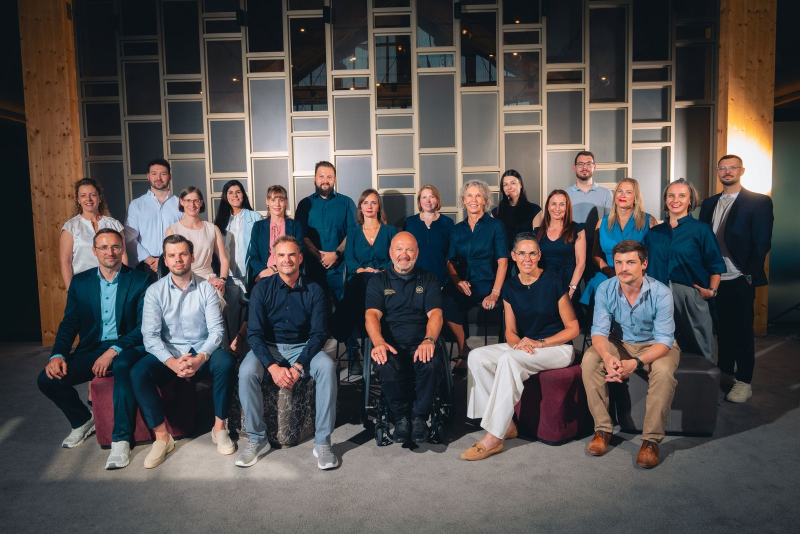
#> input picture team.jpg, 1600 x 1068 px (shown at 1/2 size)
$ python make_og.py
#> lines starting #> are read from the running program, lines starting #| are printed output that depends on the picture
#!/usr/bin/env python3
# -*- coding: utf-8 -*-
"""Erzeugt og-preview.jpg (1200x630) aus dem Teamfoto mit Verlauf + Titel + Logo."""
from PIL import Image, ImageDraw, ImageFont
import os
BASE=os.path.dirname(os.path.abspath(__file__))
FONTS="/home/openclaw/.openclaw/workspace/tmp/koord-vortrag/fonts"
W,H=1200,630

# --- Hintergrund: Teamfoto auf 1200x630 'cover' ---
src=Image.open(os.path.join(BASE,"team.jpg")).convert("RGB")
#> src is the input picture: PIL image 1600x1068 RGB; mean R, G, B 83.2, 79.4, 78.7
sw,sh=src.size
#> sw = 1600; sh = 1068
scale=max(W/sw,H/sh)
#> scale = 0.75
nw,nh=int(sw*scale),int(sh*scale)
#> nw = 1200; nh = 801
src=src.resize((nw,nh),Image.LANCZOS)
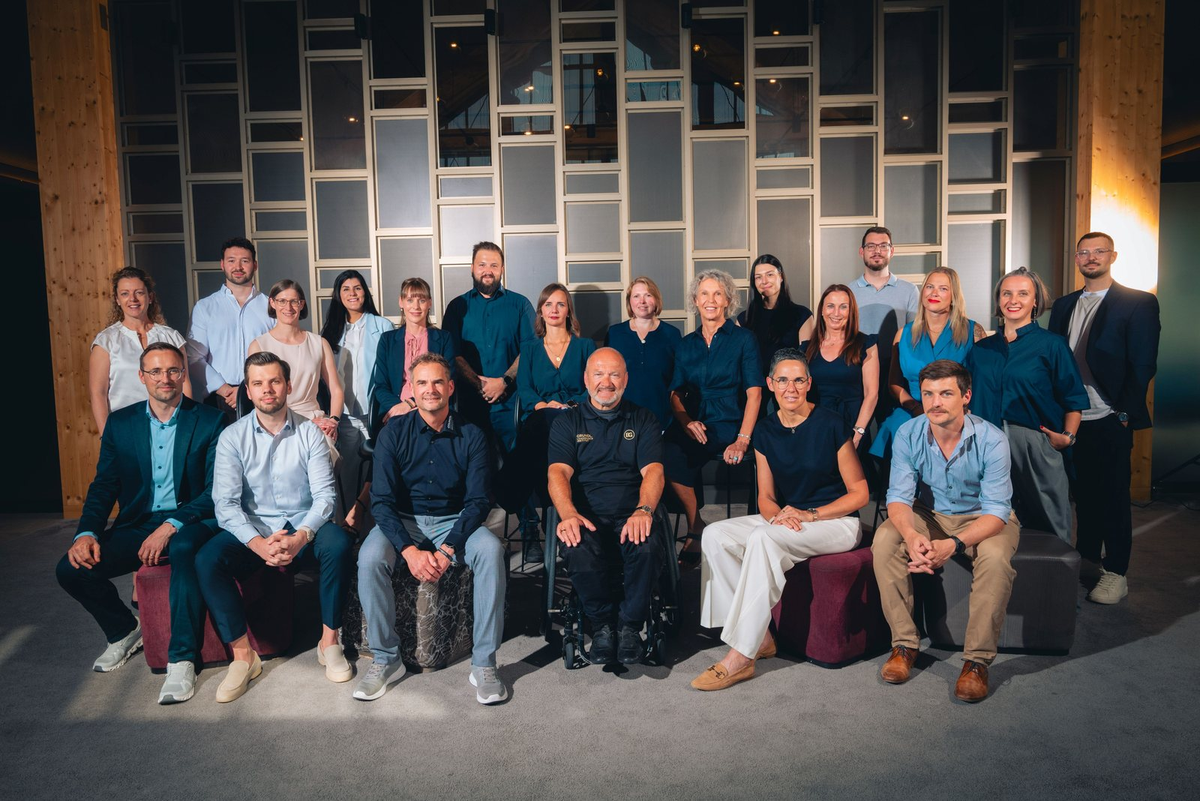
#> src: PIL image 1200x801 RGB; mean R, G, B 83.2, 79.4, 78.7
# leicht nach oben versetzt, damit Gesichter sichtbar bleiben
left=(nw-W)//2; top=int((nh-H)*0.30)
#> after `left = (nw - W) // 2`: left = 0
#> after `top = int((nh - H) * 0.3)`: top = 51
bg=src.crop((left,top,left+W,top+H))
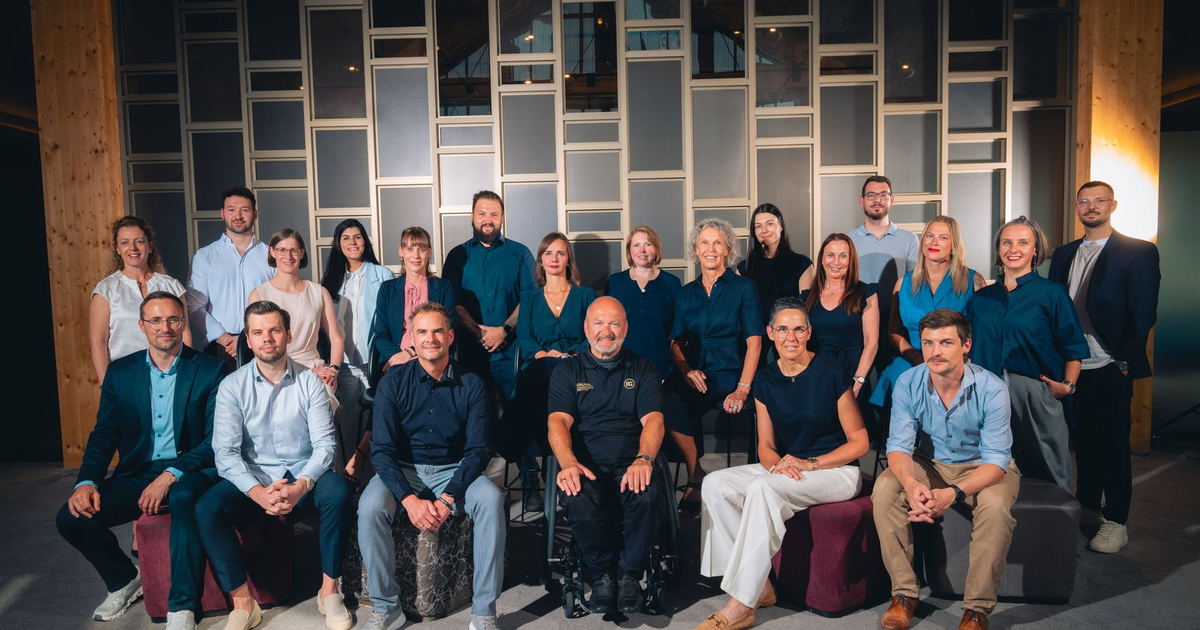
#> bg: PIL image 1200x630 RGB; mean R, G, B 83.1, 78.6, 78.1

# --- dunkler Verlauf von links für Lesbarkeit ---
overlay=Image.new("RGBA",(W,H),(0,0,0,0))
#> overlay: PIL image 1200x630 RGBA; every value is 0
od=ImageDraw.Draw(overlay)
for x in range(W):
    a=int(252*max(0,(1-(x/ (W*0.92)))))  # links sehr dunkel -> rechts transparent
    od.line([(x,0),(x,H)],fill=(3,18,38,a))
# flacher dunkler Grundschleier links (garantiert Kontrast für Text)
for x in range(int(W*0.60)):
    od.line([(x,0),(x,H)],fill=(3,18,38,70))
# zusätzlicher dunkler Streifen unten (höher gezogen, deckt Untertitel + Badges)
for y in range(H):
    a=int(195*max(0,((y-H*0.44)/(H*0.56))))
    od.line([(0,y),(W,y)],fill=(2,14,32,a))
comp=Image.alpha_composite(bg.convert("RGBA"),overlay)
d=ImageDraw.Draw(comp)

HELLBLAU=(0,159,227); WHITE=(255,255,255); SOFT=(210,226,240)
def font(path,sz): return ImageFont.truetype(os.path.join(FONTS,path),sz)
f_eye=font("Montserrat-SemiBold.ttf",26)
f_h1=font("Montserrat-SemiBold.ttf",72)
f_sub=font("Montserrat-Light.ttf",30)
f_badge=font("Montserrat-SemiBold.ttf",24)

M=70
# Eyebrow
d.text((M,86),"KARRIERE · GRUNDL LEADERSHIP INSTITUT",font=f_eye,fill=HELLBLAU)
# Titel (2 Zeilen)
d.text((M,150),"Organisation &",font=f_h1,fill=WHITE)
d.text((M,230),"Koordination",font=f_h1,fill=WHITE)
mwd_font=font("Montserrat-SemiBold.ttf",38)
d.text((M+ d.textlength("Koordination",font=f_h1)+24,262),"(m/w/d)",font=mwd_font,fill=HELLBLAU)
# Sub (auf dezenter dunkler Leiste für garantierten Kontrast)
_subtxt="Das organisatorische Rückgrat unseres Seminar- & Inhouse-Betriebs."
_stw=d.textlength(_subtxt,font=f_sub)
_sbar=Image.new("RGBA",(W,H),(0,0,0,0))
ImageDraw.Draw(_sbar).rounded_rectangle([M-16,334,M+_stw+18,334+50],radius=12,fill=(3,15,32,245))
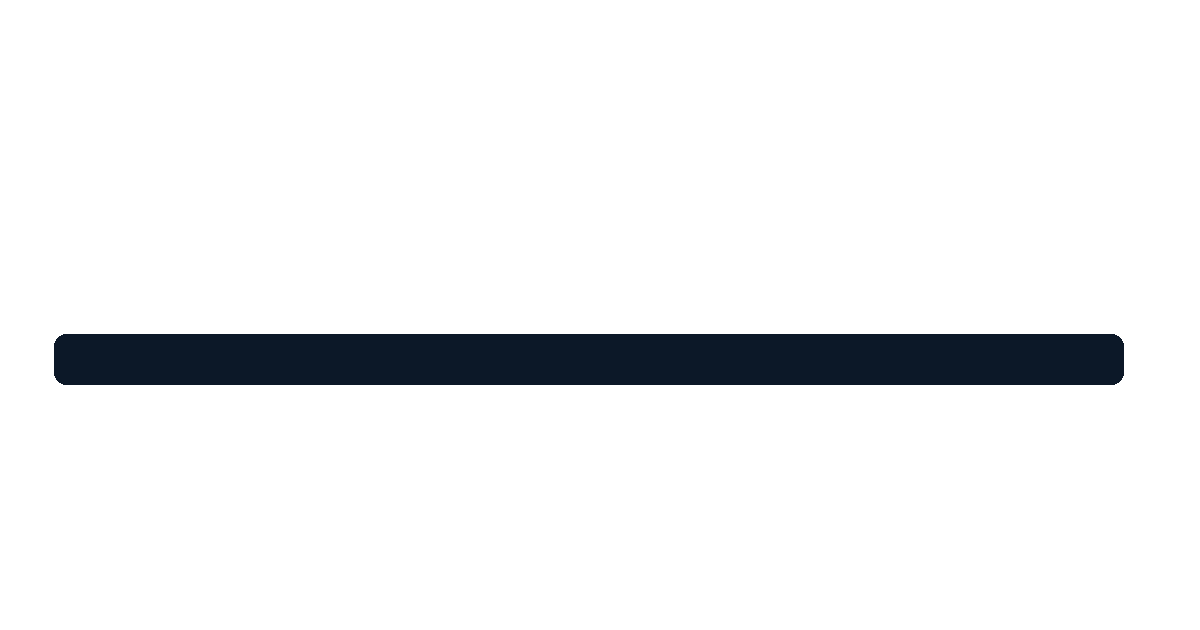
#> _sbar: PIL image 1200x630 RGBA; mean R, G, B, A 0.2, 1.1, 2.3, 17.6; transparent parts drawn white
comp.alpha_composite(_sbar)
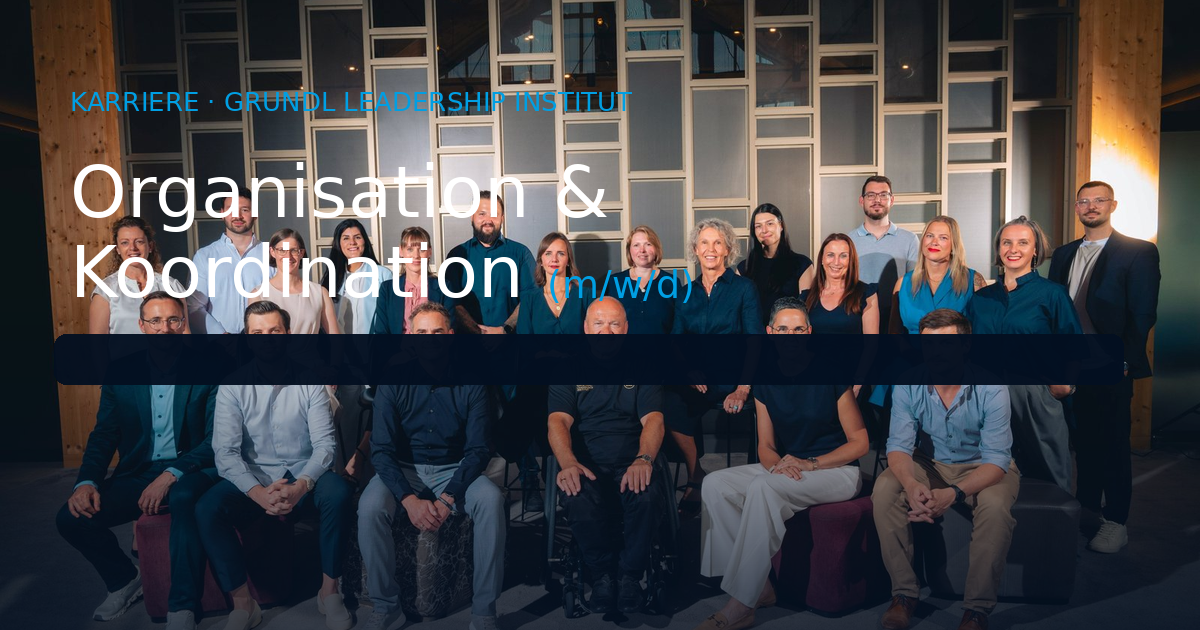
#> comp: PIL image 1200x630 RGBA; mean R, G, B, A 66.5, 66.8, 70.5, 255
d=ImageDraw.Draw(comp)
d.text((M,344),_subtxt,font=f_sub,fill=(242,247,252))

# Badges (dunkel hinterlegt, weißer Text)
badges=["Vollzeit 100 %","Standort Trossingen","Homeoffice möglich"]
bx=M; by=412
for b in badges:
    tw=d.textlength(b,font=f_badge); pad=24; bw=tw+pad*2; bh=54
    d.rounded_rectangle([bx,by,bx+bw,by+bh],radius=27,fill=(4,26,50,210),outline=(0,159,227,230),width=2)
    d.text((bx+pad,by+15),b,font=f_badge,fill=WHITE)
    bx+=bw+16
#> this loop made 3 passes
#> (tw, bw, bx) on passes 1 to 3: (169.9, 217.9, 303.9), (238.7, 286.7, 606.5), (239.4, 287.4, 910)
#> after the loop, bx = 910

# Logo (weiß) unten links
try:
    logo=Image.open(os.path.join(BASE,"grundl-logo-trans.png")).convert("RGBA")
    # auf weiß umfärben
    r,g,bl,al=logo.split()
    white=Image.new("RGBA",logo.size,(255,255,255,255)); white.putalpha(al)
    lw=260; lh=int(logo.size[1]*(lw/logo.size[0]))
    white=white.resize((lw,lh),Image.LANCZOS)
    comp.alpha_composite(white,(M, H-lh-40))
except Exception as e:
    print("logo-skip",e)

out=os.path.join(BASE,"og-preview.jpg")
comp.convert("RGB").save(out,"JPEG",quality=88)
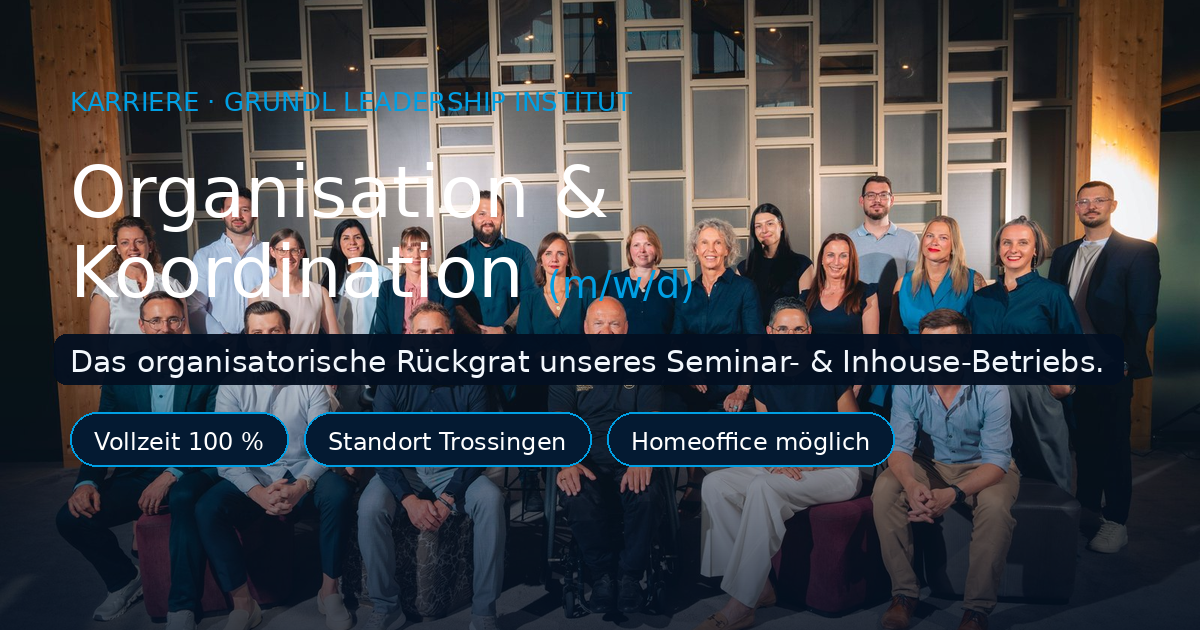
#> saved as og-preview.jpg: PIL image 1200x630 RGB; mean R, G, B 67.5, 69.3, 73.7
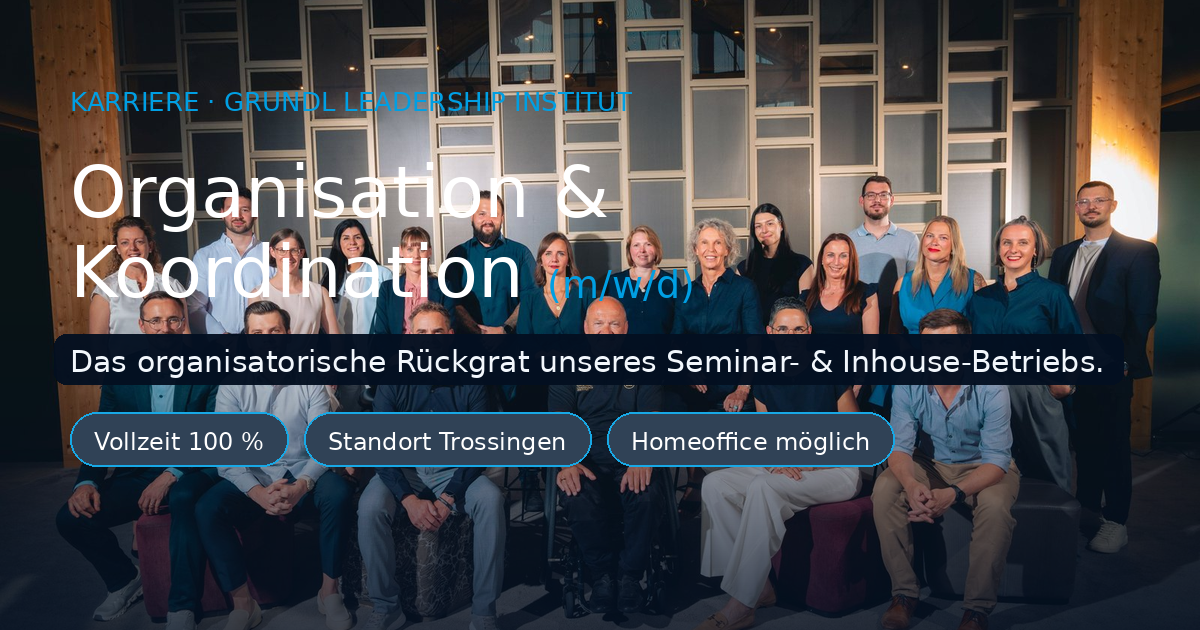
#> comp: PIL image 1200x630 RGBA; mean R, G, B, A 67.5, 69.3, 73.7, 252.8; transparent parts drawn white
print("WROTE",out,comp.size)
#| WROTE og-preview.jpg (1200, 630)
